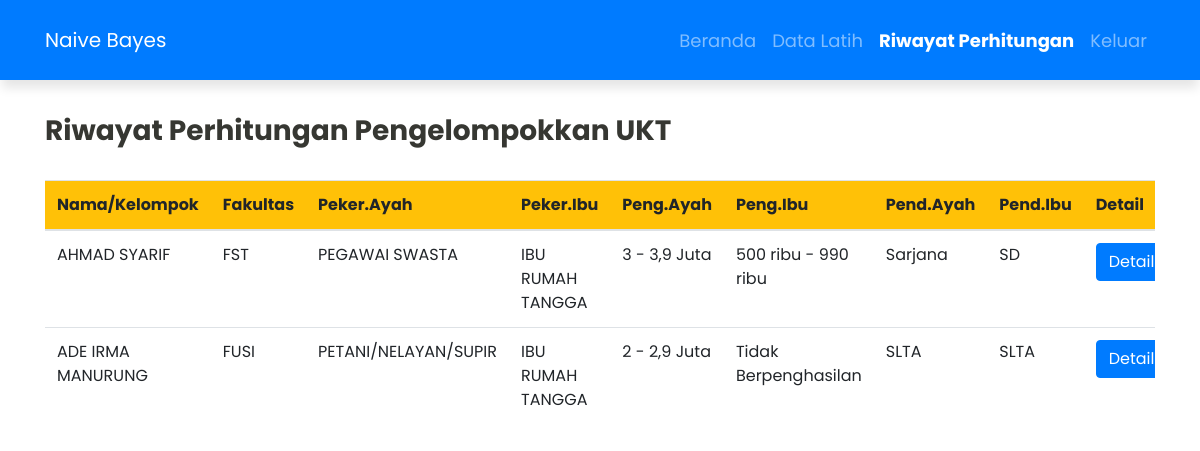
Screenshot of /index.php?p=riwayat-perhitungan (signed in) with the database file from the repository.
### tables this page shows
CREATE TABLE IF NOT EXISTS `data` (
  `id` int(11) NOT NULL AUTO_INCREMENT,
  `nama` varchar(255) NOT NULL,
  `fakultas` varchar(255) NOT NULL,
  `peker_ayah` varchar(255) NOT NULL,
  `peker_ibu` varchar(255) NOT NULL,
  `peng_ayah` varchar(255) NOT NULL,
  `peng_ibu` varchar(255) NOT NULL,
  `pend_ayah` varchar(255) NOT NULL,
  `pend_ibu` varchar(255) NOT NULL,
  `jlh_saudara` varchar(255) NOT NULL,
  `luas_rumah` varchar(255) NOT NULL,
  `pbb` varchar(255) NOT NULL,
  `rek_listrik` varchar(255) NOT NULL,
  `ukt` int(2) DEFAULT NULL,
  PRIMARY KEY (`id`)
);

### function/Koneksi.php (called while the page is built, shortened)
<?php
class Koneksi
{
    private $dbhost     = 'localhost';
	private $dbusername = 'root';
	private $dbpassword = '';
	private $dbname     = 'bayes';
    public function __construct()
    {
        $this->koneksi = new PDO("mysql:host={$this->dbhost};dbname={$this->dbname}", $this->dbusername, $this->dbpassword);
    }
}

### function/Proses.php (called while the page is built, shortened)
<?php
class Proses extends Koneksi
{
    public function getRiwayat()
    {
        $query = $this->koneksi->prepare("SELECT * FROM data ORDER BY id DESC");
        $query->execute();
        $data = $query->fetchAll();
        return $data;
    }
}

### riwayat-perhitungan.php (the view, shortened to what this page needs)
<?php
$proses = new Proses();
$data  = $proses->getRiwayat();
?>
<div class="row">
    <div class="col-12 mt-4">
        <h3 class="tebal">Riwayat Perhitungan Pengelompokkan UKT</h3>
    </div>
    <div class="col-12 mt-4 mb-4">
        <table class="table table-responsive">
            <thead class="bg-warning">
                <tr>
                    <th>Nama/Kelompok</th>
                    <th>Fakultas</th>
                    <th>Peker.Ayah</th>
                    <th>Peker.Ibu</th>
                    <th>Peng.Ayah</th>
                    <th>Peng.Ibu</th>
                    <th>Pend.Ayah</th>
                    <th>Pend.Ibu</th>
                    <th>Detail</th>
                </tr>
            </thead>
            <tbody>
                <?php
                        foreach ($data as $row) {
                        ?>
                <tr>
                    <td><?= $row['nama'] ?></td>
                    <td><?= $row['fakultas'] ?></td>
                    <td><?= $row['peker_ayah'] ?></td>
                    <td><?= $row['peker_ibu'] ?></td>
                    <td><?= $row['peng_ayah'] ?></td>
                    <td><?= $row['peng_ibu'] ?></td>
                    <td><?= $row['pend_ayah'] ?></td>
                    <td><?= $row['pend_ibu'] ?></td>
                    <td>
                        <a href="index.php?p=detail&id=<?= $row['id'] ?>" class="btn btn-primary">Detail</a>
                    </td>
                </tr>
                <?php } ?>
            </tbody>
        </table>
    </div>
</div>

### index.php (shortened to what this page needs)
<?php
$page = (isset($_GET['p']) ? $_GET['p'] : false);
?>
<!DOCTYPE html>
<html lang="en">
<head>
    <link rel="stylesheet" href="dist/css/bootstrap.min.css" />
    <link rel="stylesheet" href="dist/css/fontawesome.css" />
    <link rel="stylesheet" href="dist/css/brands.css" />
    <link rel="stylesheet" href="dist/css/solid.css" />
    <link rel="stylesheet" href="dist/css/gaya.css">
    <link rel="stylesheet" href="dist/css/datatables.css">
</head>
<body>
    <nav class="navbar navbar-expand-lg fixed-top navbar-dark bg-primary static-top" style="height:80px;">
        <div class="container">
            <a class="navbar-brand" href="index.php">
                Naive Bayes
            </a>
            <div class="collapse navbar-collapse" id="navbarResponsive">
                <ul class="navbar-nav ml-auto">
                    <li class="nav-item <?= ($page == false ? 'active' : '') ?>">
                        <a class="nav-link" href="index.php">Beranda
                        </a>
                    </li>
                    <li class="nav-item <?= ($page == 'data-latih' ? 'active' : '') ?>">
                        <a class="nav-link" href="index.php?p=data-latih">Data Latih</a>
                    </li>
                    <li class="nav-item <?= ($page == 'riwayat-perhitungan' ? 'active' : '') ?>">
                        <a class="nav-link" href="index.php?p=riwayat-perhitungan">Riwayat Perhitungan</a>
                    </li>
                    <?php
                    if (isset($_SESSION['username'])) { ?>
                        <li class="nav-item">
                            <a class="nav-link" href="logout.php">Keluar</a>
                        </li>
                    <?php } ?>
                </ul>
            </div>
        </div>
    </nav>
    <div class="container" style='margin-top:90px'>
        <?php
        if ($page == 'data-latih') {
            include 'data-latih.php';
        }elseif ($page == 'riwayat-perhitungan') {
            include 'riwayat-perhitungan.php';
        }elseif ($page == 'detail') {
            include 'detail.php';
        }else {
            include 'home.php';
        }
        ?>
    </div>
</body>
</html>

### rows the page displays
data: nama "AHMAD SYARIF", fakultas "FST", peker_ayah "PEGAWAI SWASTA", peker_ibu "IBU RUMAH TANGGA", peng_ayah "3 - 3,9 Juta", peng_ibu "500 ribu - 990 ribu", pend_ayah "Sarjana", pend_ibu "SD"
data: nama "ADE IRMA MANURUNG", fakultas "FUSI", peker_ayah "PETANI/NELAYAN/SUPIR", peker_ibu "IBU RUMAH TANGGA", peng_ayah "2 - 2,9 Juta", peng_ibu "Tidak Berpenghasilan", pend_ayah "SLTA", pend_ibu "SLTA"
